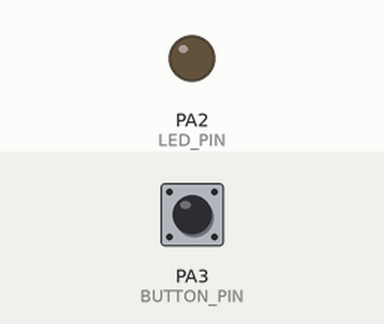
Bench run of a program on a simulated STM32 Blue Pill. Parts: output pins drawn as LEDs (lit = HIGH). Inputs (shaded band) come from the test bench; at power-on: PA3 (BUTTON_PIN) HIGH.

Above: at 1.2 s.
1.3 s: PA3 (BUTTON_PIN) pulled LOW for 0.15 s
At 2.5 s:
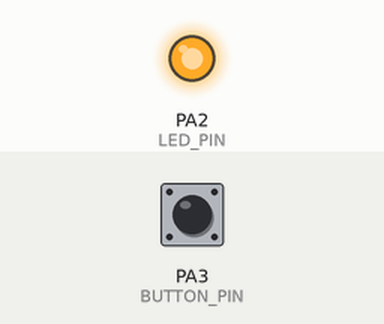
2.9 s: PA3 (BUTTON_PIN) pulled LOW for 1 s
At 3.8 s:
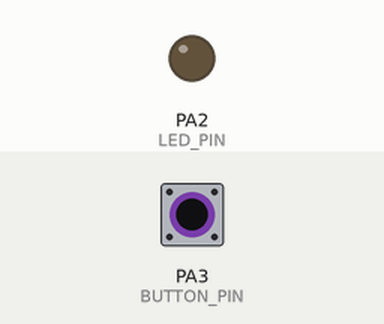
5.4 s: PA3 (BUTTON_PIN) pulled LOW for 3.2 s
At 5.7 s:
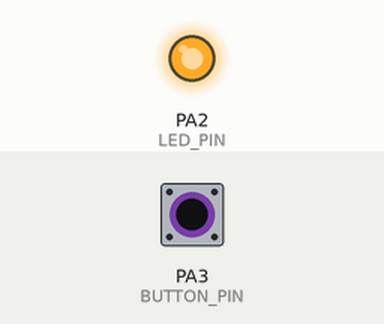
Timing chart, 0 to 8.4 s (numbered marks = the images above; inputs shaded):
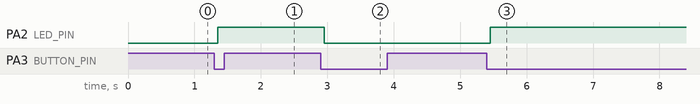

Measured:
- after the input at 1.3 s, PA2 (LED_PIN): LOW → HIGH after 0.05 s
- after the input at 2.9 s, PA2 (LED_PIN): HIGH → LOW after 0.05 s
- after the input at 5.4 s, PA2 (LED_PIN): LOW → HIGH after 0.05 s

The program:

main.cpp
```cpp
#include <Arduino.h>

HardwareSerial mySerial(PA10, PA9);

const int BUTTON_PIN = PA3;
const int LED_PIN = PA2;

bool ledState = false;
bool lastButtonState = HIGH;
unsigned long lastDebounceTime = 0;
const unsigned long DEBOUNCE_DELAY = 50; // ms

void setup() {
  pinMode(BUTTON_PIN, INPUT_PULLUP);
  pinMode(LED_PIN, OUTPUT);
  mySerial.begin(9600);
  mySerial.println("Debounce test ready!");
}

void loop() {
  bool reading = digitalRead(BUTTON_PIN);

  if (reading != lastButtonState) {
    lastDebounceTime = millis();
  }

  if ((millis() - lastDebounceTime) > DEBOUNCE_DELAY) {
    if (reading == LOW) { // button pressed (active low)
      ledState = !ledState;
      digitalWrite(LED_PIN, ledState);
      mySerial.println(ledState ? "LED ON" : "LED OFF");
      while(digitalRead(BUTTON_PIN) == LOW); // wait for release
    }
  }

  lastButtonState = reading;
}
```
